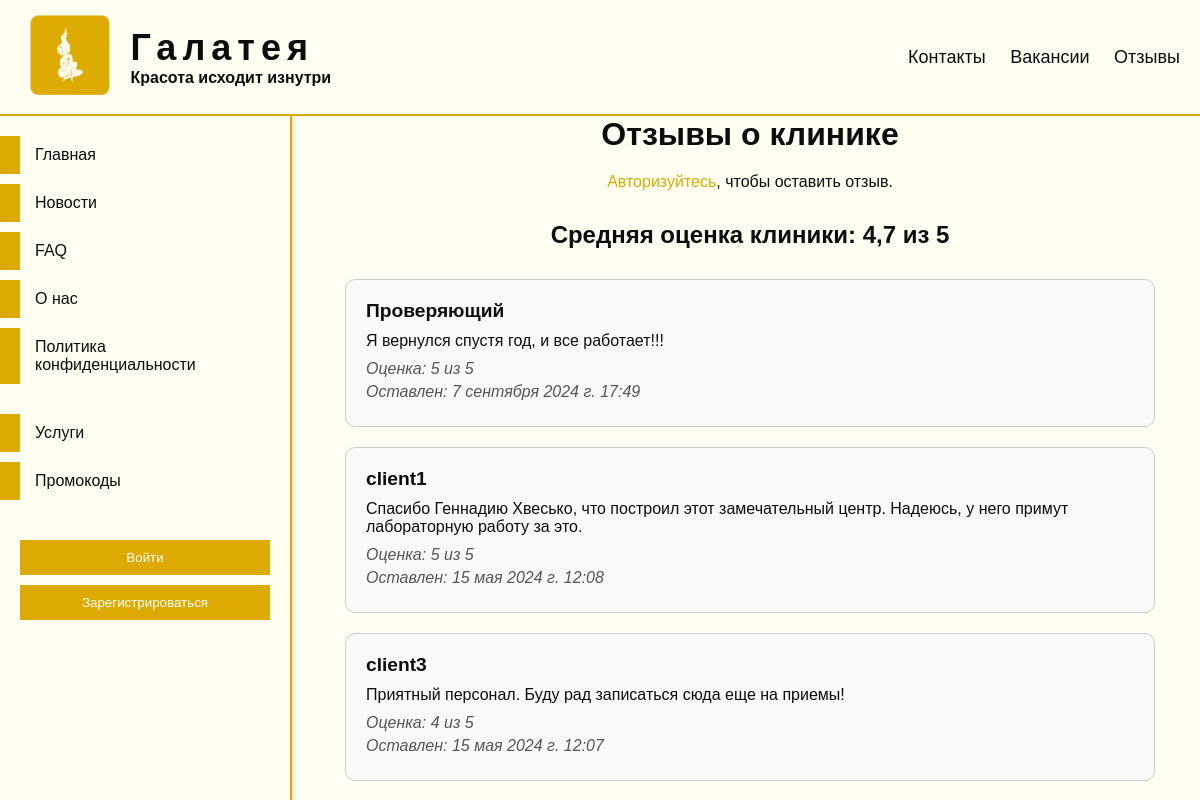
/clinic/reviews, run on an earlier commit of the app's database.
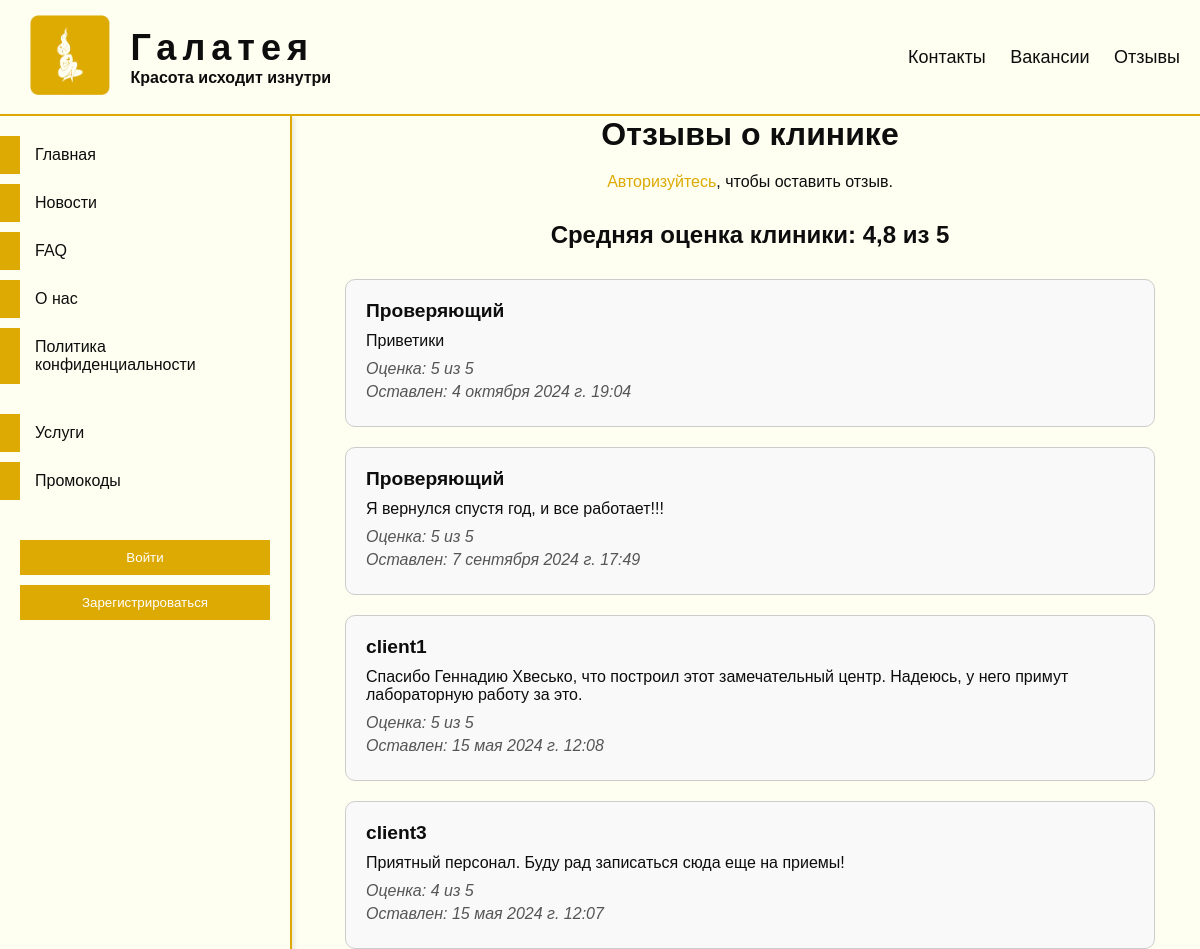
And on a later commit of the database.
### clinic/models.py (models this page shows, shortened)
class Reviews(models.Model):
    user = models.ForeignKey(User, on_delete=models.CASCADE)
    text = models.TextField('Текст отзыва')
    rating = models.PositiveSmallIntegerField('Оценка', choices=[(i, str(i)) for i in range(1, 6)])
    created_at = models.DateTimeField('Дата и время отзыва', auto_now_add=True)
    class Meta:
        verbose_name = 'Отзыв'
        verbose_name_plural = 'Отзывы'

### clinic/views.py (the view)
# urls.py: path('reviews', views.reviews_view, name='reviews'),
def reviews_view(request):
    reviews = Reviews.objects.order_by('-id')
    average_rating = reviews.aggregate(Avg('rating'))['rating__avg']
    if average_rating is not None:
        average_rating = round(average_rating, 1)
    else:
        average_rating = '-'
    return render(request, 'clinic/reviews.html', {'reviews': reviews, 'average_rating': average_rating})

### clinic/templates/clinic/reviews.html (shortened to what this page needs)
{% extends 'main/layout.html' %}
{% load static %}
{% block custom_css %}
<link type="text/css" href="{% static 'clinic/css/reviews.css' %}" rel="stylesheet"/>
{% endblock %}
{% block content %}
    <div id="reviews-page">
        <h1 class="page-title">Отзывы о клинике</h1>
        <div class="leave-review-section">
            {% if user.is_authenticated %}
                {% if user.client %}
                    <form action="{% url 'add_review' %}" method="get" class="leave-review-form">
                        <button type="submit" class="btn leave-review-btn">Оставить отзыв</button>
                    </form>
                {% else %}
                    <p class="info-text">Отзывы могут оставлять только клиенты косметологического центра.</p>
                {% endif %}
            {% else %}
                <p class="info-text"><a href="{% url 'to_login' %}" class="login-link">Авторизуйтесь</a>, чтобы оставить отзыв.</p>
            {% endif %}
        </div>
        <h2 class="average-rating">Средняя оценка клиники: {{ average_rating }} из 5</h2>
        <div class="reviews-list">
            {% for review in reviews %}
                <div class="review-card" id="review-{{ review.id }}">
                    <h3 class="review-author">{{ review.user.username }}</h3>
                    <p class="review-text">{{ review.text }}</p>
                    <p class="review-rating">Оценка: {{ review.rating }} из 5</p>
                    <p class="review-date">Оставлен: {{ review.created_at }}</p>
                </div>
            {% endfor %}
        </div>
    </div>
{% endblock %}

What changed in the data, as far as the page shows it:
added Reviews: user.username "Проверяющий", text "Приветики", rating "5", created_at "4 октября 2024 г. 19:04"
Also different on the page:
{{ average_rating }}: "4,7" → "4,8"
